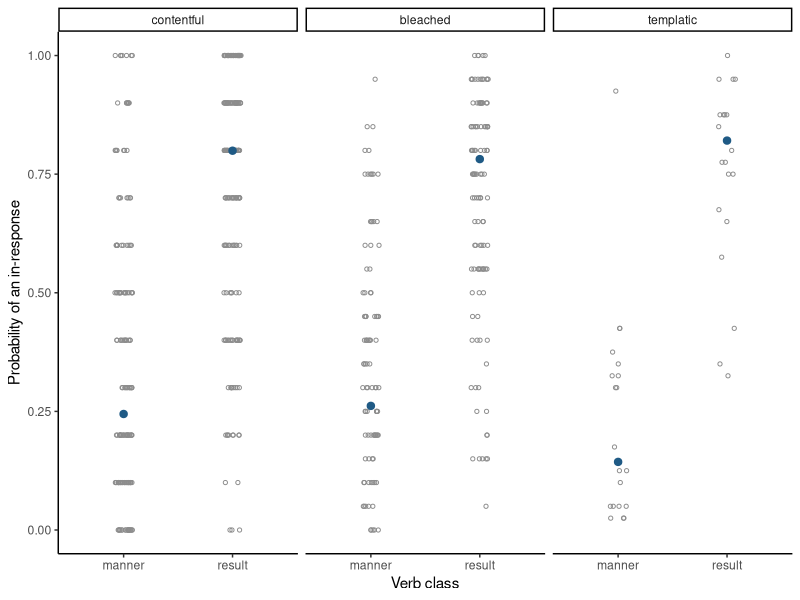
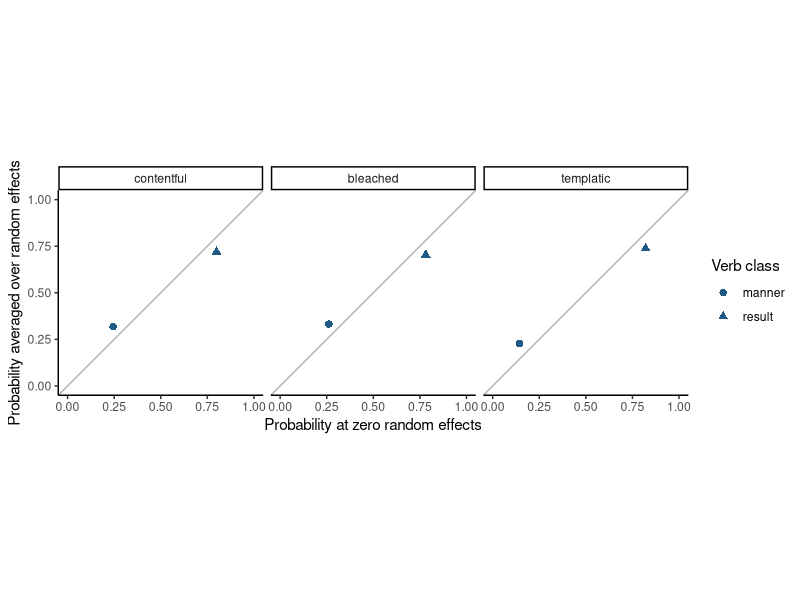

These charts were generated, in order, by the following R code:
## ---- chunk 1
#| label: supertelicity-observed-participant-log-odds
supertelicity_preview <- read.csv(
  "data/supertelicity/supertelicity-cloze.csv"
)
participant_probability <- tapply(
  supertelicity_preview$prep_in,
  supertelicity_preview$participant_id,
  mean
)
participant_trials <- table(supertelicity_preview$participant_id)
eligible_participants <- names(participant_probability)[
  participant_probability > 0 & participant_probability < 1
]
example_participant <- eligible_participants[[1L]]
observed_probability <- participant_probability[[example_participant]]
data.frame(
  participant_id = example_participant,
  trials = unname(participant_trials[[example_participant]]),
  empirical_in_probability = observed_probability,
  empirical_in_log_odds = qlogis(observed_probability)
)
## ---- chunk 2
#| label: fit-supertelicity-glmm
library(lme4)
library(ggplot2)

supertelicity <- read.csv("data/supertelicity/supertelicity-cloze.csv")
supertelicity$participant_id <- factor(supertelicity$participant_id)
supertelicity$verb <- factor(supertelicity$verb)
supertelicity$sentence_id <- factor(supertelicity$sentence_id)
supertelicity$verb_type <- factor(
  supertelicity$verb_type,
  levels = c("manner", "result")
)
supertelicity$contentfulness <- factor(
  supertelicity$contentfulness,
  levels = c("contentful", "bleached", "templatic")
)

contrasts(supertelicity$verb_type) <- contr.sum(2)
contrasts(supertelicity$contentfulness) <- contr.sum(3)

fit <- glmer(
  prep_in ~ verb_type * contentfulness +
    (1 | participant_id) +
    (1 | verb) +
    (1 | sentence_id),
  data = supertelicity,
  family = binomial(link = "logit"),
  nAGQ = 1L,
  control = glmerControl(
    optimizer = "bobyqa",
    optCtrl = list(maxfun = 200000L)
  )
)

data_summary <- c(
  trials = nrow(supertelicity),
  participant_identifiers = nlevels(supertelicity$participant_id),
  verbs = nlevels(supertelicity$verb),
  sentences = nlevels(supertelicity$sentence_id),
  in_responses = sum(supertelicity$prep_in),
  for_responses = sum(1L - supertelicity$prep_in)
)
data_summary
## ---- chunk 3
#| label: supertelicity-glmm-observation-and-repetition
#| echo: true
supertelicity[1L, c("participant_id", "verb", "sentence_id", "verb_type",
                    "contentfulness", "preposition", "prep_in")]
c(participant_repetitions = max(table(supertelicity$participant_id)),
  verb_repetitions = max(table(supertelicity$verb)),
  sentence_repetitions = max(table(supertelicity$sentence_id)))
## ---- chunk 4
#| label: plot-supertelicity-glmm
sentence_proportions <- aggregate(
  prep_in ~ verb_type + contentfulness + sentence_id,
  data = supertelicity,
  FUN = mean
)

prediction_grid <- expand.grid(
  verb_type = factor(
    c("manner", "result"),
    levels = levels(supertelicity$verb_type)
  ),
  contentfulness = factor(
    c("contentful", "bleached", "templatic"),
    levels = levels(supertelicity$contentfulness)
  )
)
prediction_grid$conditional_probability <- predict(
  fit,
  newdata = prediction_grid,
  type = "response",
  re.form = NA
)

ggplot(
  sentence_proportions,
  aes(x = verb_type, y = prep_in)
) +
  geom_jitter(
    width = 0.08,
    height = 0,
    shape = 1,
    size = 1.1,
    color = "grey55"
  ) +
  geom_point(
    data = prediction_grid,
    aes(y = conditional_probability),
    color = "#1F5A85",
    size = 2.2
  ) +
  facet_wrap(~contentfulness) +
  scale_y_continuous(limits = c(0, 1)) +
  labs(x = "Verb class", y = "Probability of an in-response") +
  theme_classic()
## ---- chunk 5
#| label: supertelicity-verb-contrast
result_minus_manner_log_odds <- -2 * fixef(fit)[["verb_type1"]]
c(
  result_minus_manner_log_odds = result_minus_manner_log_odds,
  result_minus_manner_odds_ratio = exp(result_minus_manner_log_odds)
)
## ---- chunk 6
#| label: plot-supertelicity-marginal
variance_components <- as.data.frame(VarCorr(fit))
total_random_variance <- sum(
  variance_components$vcov[is.na(variance_components$var2)]
)
population_location <- predict(
  fit,
  newdata = prediction_grid,
  type = "link",
  re.form = NA
)

prediction_grid$marginal_probability <- vapply(
  population_location,
  function(a) {
    integrate(
      function(b) {
        plogis(a + b) *
          dnorm(b, sd = sqrt(total_random_variance))
      },
      lower = -Inf,
      upper = Inf,
      rel.tol = 1e-10
    )$value
  },
  numeric(1)
)

prediction_grid[1L, c("verb_type", "contentfulness",
                       "conditional_probability", "marginal_probability")]

ggplot(
  prediction_grid,
  aes(
    x = conditional_probability,
    y = marginal_probability,
    shape = verb_type
  )
) +
  geom_abline(slope = 1, intercept = 0, color = "grey70") +
  geom_point(color = "#1F5A85", size = 2.2) +
  facet_wrap(~contentfulness) +
  coord_equal(xlim = c(0, 1), ylim = c(0, 1)) +
  labs(
    x = "Probability at zero random effects",
    y = "Probability averaged over random effects",
    shape = "Verb class"
  ) +
  theme_classic()
